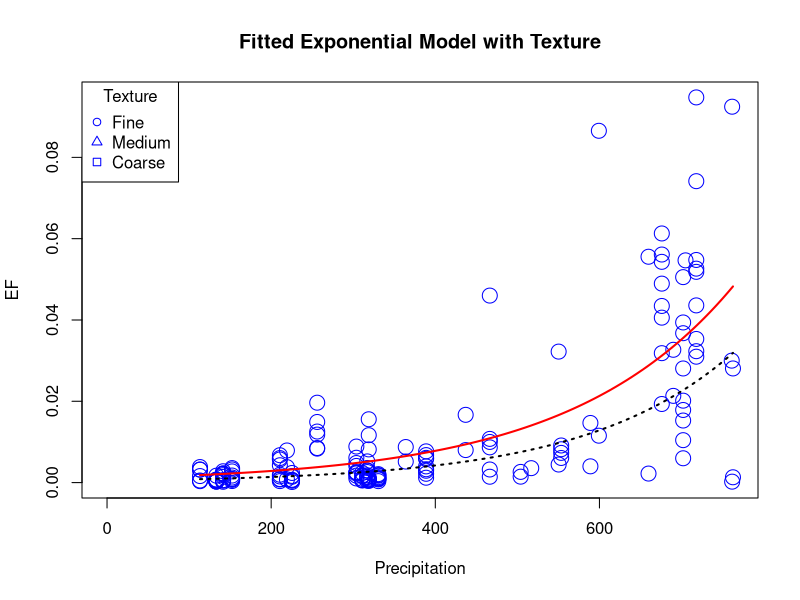
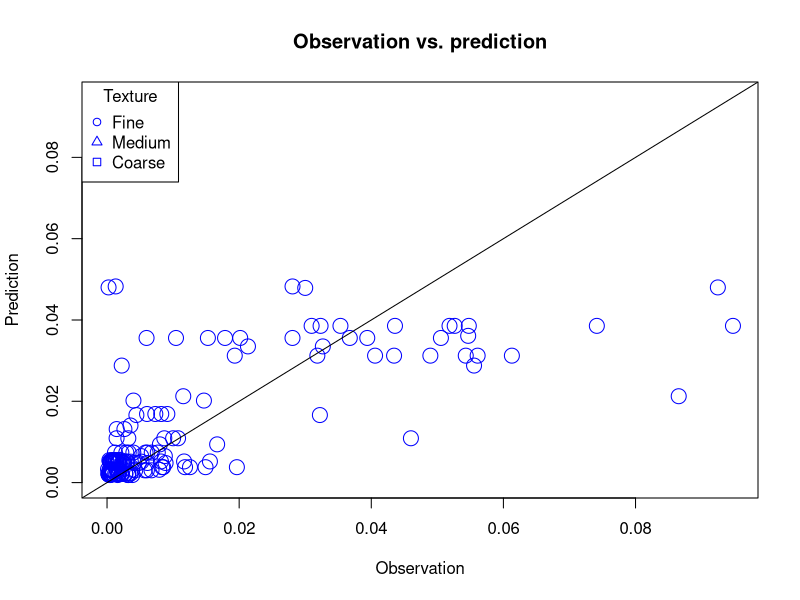
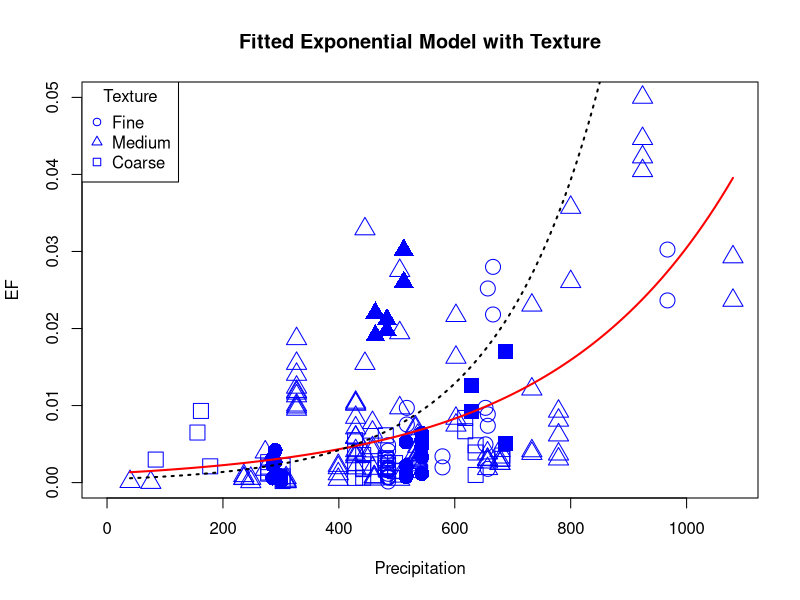
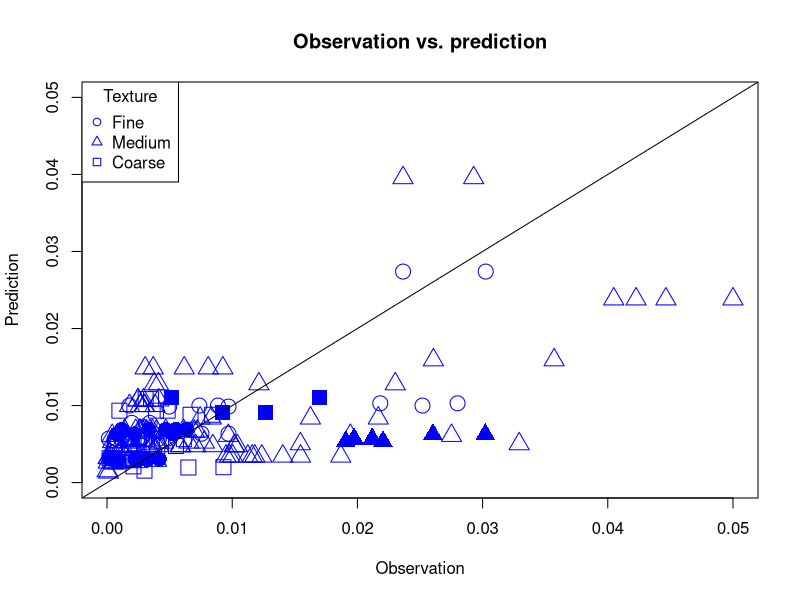
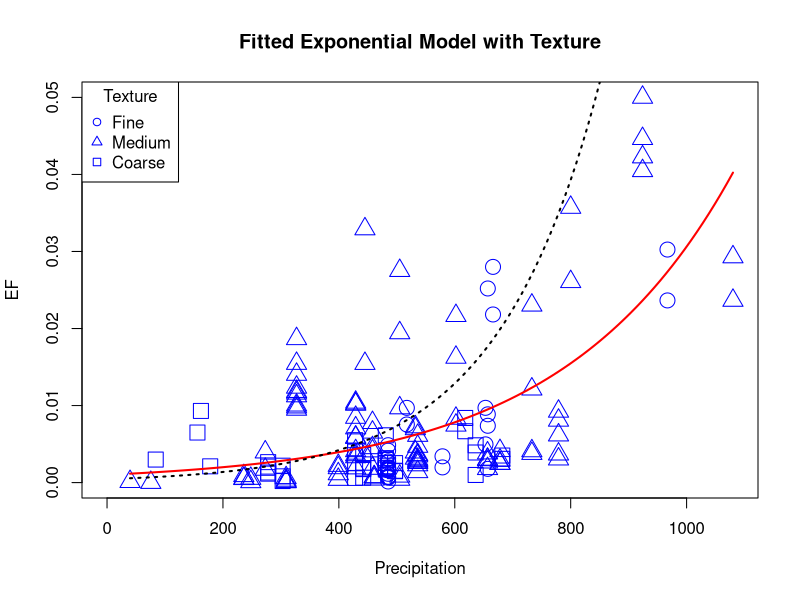
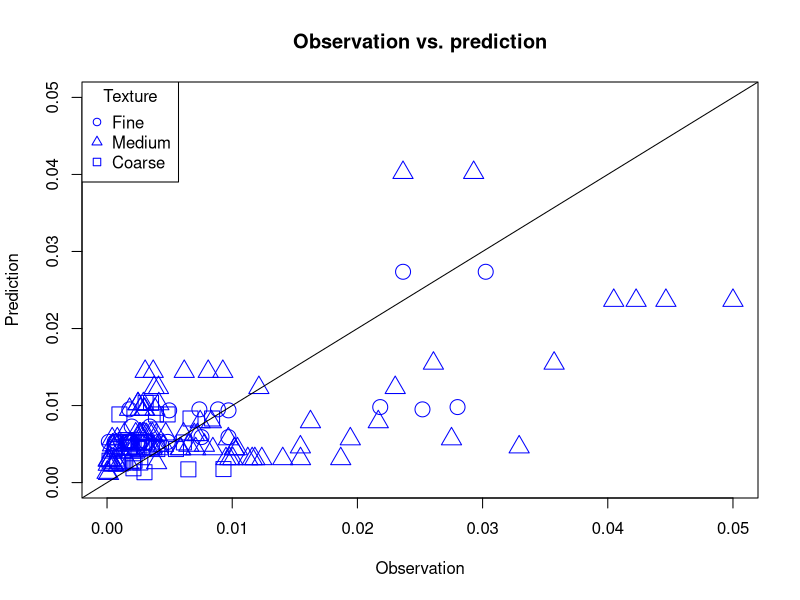
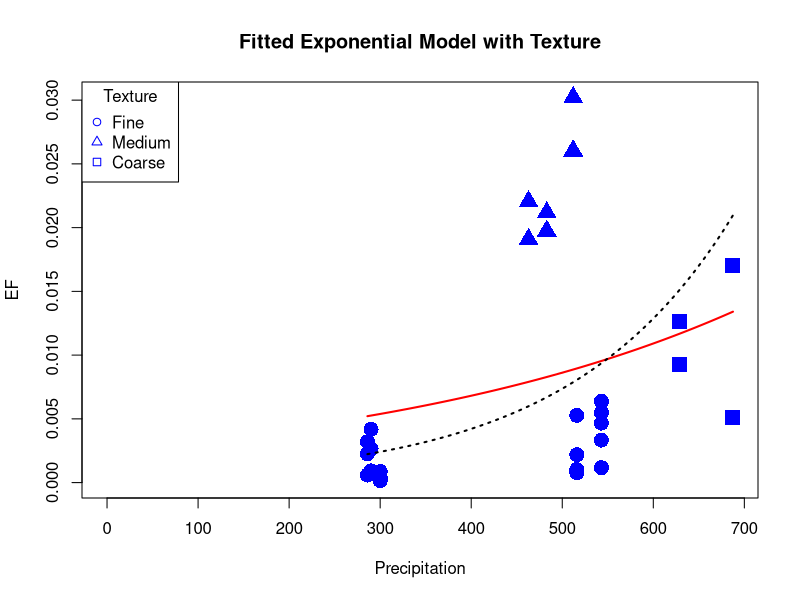
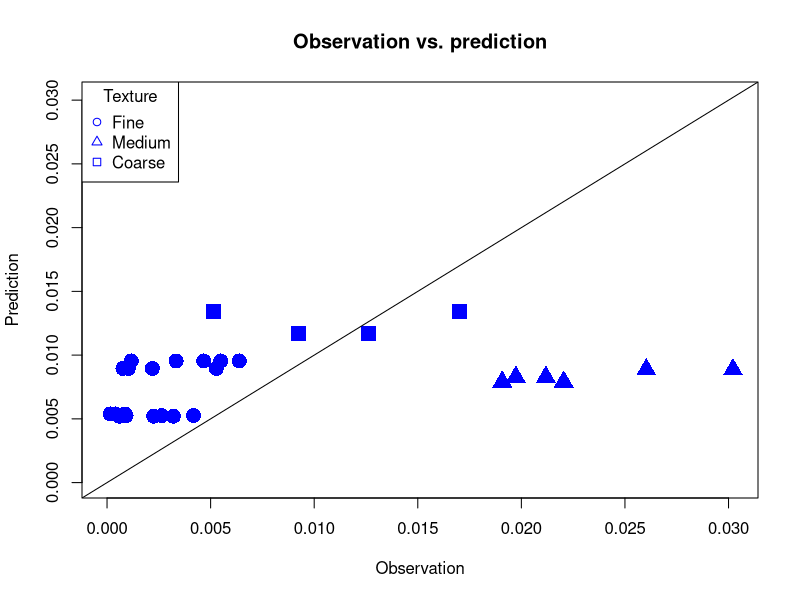

The R script that drew these images, in order:
## ---- chunk 1
library(tidyverse)
library(ggplot2)
## ---- chunk 2
US_data <- read.csv("Input/US_N2OEF.csv")
CA_data <- read.csv("Input/Rochette_2018_PvsEF.csv") %>% #The data from Rochette 2018 Fig 3
           mutate(texture = Drain2)
  #US data wrangling
US_data <- US_data %>%
  filter (Crop.type == "Annual") %>%
  filter (Application.amount > 0) %>%
  filter (EF > 0) %>%
  filter (Precipitation > 0)

#Convert soil texture to three texture system
US_data <- US_data %>%
  mutate(texture =
  case_when(tolower(Soil.type) %in% c("clay", "silty clay", "silty clay loam", "clay loam", "sandy clay") ~ "Fine",
            tolower(Soil.type) %in% c("sandy loam","sandy clay loam","loam soil", "loam", "silt loam", "silt") ~ "Medium",
            TRUE ~ "Coarse")
  )


US_table <- US_data %>%
  group_by(Reference, Pub.year) %>%
  mutate(Reference = paste0(sub(" .*", "", Reference), " et al.")) %>%
  summarise(
    State = str_c(unique(State), collapse = ", "),
    Region = str_c(unique(Region), collapse = ", "),
    texture = str_c(unique(texture), collapse = ", "),
    crop = str_c(unique(Crop), collpase =", ")
  ) %>%
  ungroup()

#write.csv(US_table,"Output/Study summary.csv",row.names = F)

## ---- chunk 3
integrated_model <- function(data, a_start, b_start) {
# Fit the model using non-linear least squares (NLS)
fit <- nls(EF ~ exp(a * Precipitation + b),data = data,
start = list(a = a_start, b = b_start))
# Extract fitted coefficients
a_fit <- coef(fit)[1]
b_fit <- coef(fit)[2]
# Calculate R-squared
residuals <- residuals(fit)
SS_RES <- sum(residuals^2)
SS_RES <- sum(residuals^2)
SS_TOT <- sum((data$EF - mean(data$EF))^2)
r_squared <- 1 - (SS_RES / SS_TOT)
# Generate predictions based on the fitted model
data$predictions <- exp(a_fit * data$Precipitation + b_fit)
data$predictions_CA <-exp(0.00558 * data$Precipitation + (-7.701))
# Calculate RMSE
rmse <- sqrt(mean((data$predictions - data$EF)^2))
rmse_CA <- sqrt(mean((data$predictions_CA - data$EF)^2))
# Calculate sMAPE
smape <- mean(abs(data$EF - data$predictions) / ((abs(data$EF) + abs(data$predictions)))) * 100
smape_CA <- mean(abs(data$EF - data$predictions_CA) / ((abs(data$EF) + abs(data$predictions_CA)))) * 100
# Create a result table
results_table <- tibble(
Metric = c("R-squared", "RMSE","RMSE to CA", "sMAPE", "sMAPE to CA"),
Value = c(round(r_squared, 4), round(rmse, 4),round (rmse_CA,4), round(smape, 2), round(smape_CA,2))
)
# Print the results
print(results_table)
# Plot with shapes based on "texture" and "Region" column
texture_shapes <- case_when(
data$texture == "Fine" & data$Region == "North" ~ 1,  # Circle for Fine and North
data$texture == "Fine" & data$Region == "South" ~ 16,  # Filled circle for Fine and South
data$texture == "Medium" & data$Region == "North" ~ 2,  # Triangle for Medium and North
data$texture == "Medium" & data$Region == "South" ~ 17,  # Filled triangle for Medium and South
data$texture == "Coarse" & data$Region == "North" ~ 0,  # Square for Coarse and North
data$texture == "Coarse" & data$Region == "South" ~ 15,  # Filled square for Coarse and South
TRUE ~ 0  # Default shape for other combinations
)
plot(data$Precipitation, data$EF,
pch = texture_shapes,
cex  = 2,
col = "blue",
xlab = "Precipitation",
ylab = "EF",
main = "Fitted Exponential Model with Texture",
xlim = c(0, max(data$Precipitation)),
ylim = c(0, max(data$EF)))
# Add fitted curve
curve(exp(a_fit * x + b_fit), from = min(data$Precipitation), to = max(data$Precipitation),
add = TRUE, col = "red", lwd = 2)
curve(exp(0.00558 * x + (-7.701)), from = min(data$Precipitation), to = max(data$Precipitation),
add = TRUE, col = "black", lwd = 2, lty = "dotted")
# Add legend for texture types
legend("topleft", legend = c("Fine", "Medium", "Coarse"),
col = "blue", pch = c(1, 2, 0), title = "Texture")
#Observation vs prediction plot
plot(data$EF, data$predictions,
pch = texture_shapes,
cex  = 2,
col = "blue",
xlab = "Observation",
ylab = "Prediction",
main = "Observation vs. prediction",
xlim = c(0, max(data$EF)),
ylim = c(0, max(data$EF)))
# Add 1:1 curve
abline(a = 0, b = 1)
# Add legend for texture types
legend("topleft", legend = c("Fine", "Medium", "Coarse"),
col = "blue", pch = c(1, 2, 0), title = "Texture")


# Return the fit and table as output
return(list(fit = fit, results = results_table))
}

## ---- chunk 4

integrated_model(CA_data, a_start = 0.005, b_start = -7.7)

## ---- chunk 5
integrated_model(US_data, a_start = 0.005, b_start = -7.7)

#Divided to south and north
US_South <- US_data %>%
  filter(Region == "South")

US_North <- US_data %>%
  filter(Region == "North")


integrated_model(US_North, a_start = 0.005, b_start = -7.7)
integrated_model(US_South, a_start = 0.005, b_start = -7.7)
